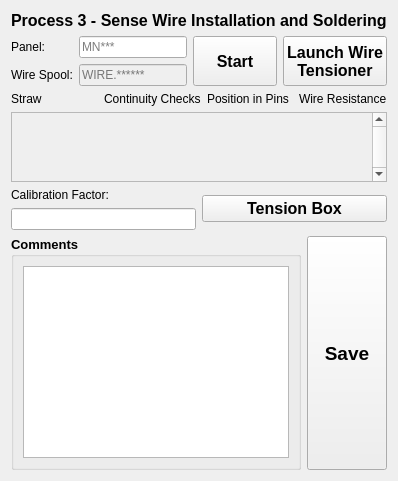
              <widget class="QWidget" name="p3Wire">
               <layout class="QGridLayout" name="gridLayout_32">
                <item row="0" column="0" colspan="2">
                 <widget class="QLabel" name="label_6">
                  <property name="font">
                   <font>
                    <pointsize>12</pointsize>
                    <weight>75</weight>
                    <bold>true</bold>
                   </font>
                  </property>
                  <property name="text">
                   <string>Process 3 - Sense Wire Installation and Soldering</string>
                  </property>
                 </widget>
                </item>
                <item row="1" column="0" colspan="2">
                 <layout class="QHBoxLayout" name="horizontalLayout_16">
                  <item>
                   <layout class="QFormLayout" name="formLayout">
                    <item row="0" column="0">
                     <widget class="QLabel" name="label_5">
                      <property name="text">
                       <string>Panel:</string>
                      </property>
                     </widget>
                    </item>
                    <item row="0" column="1">
                     <widget class="QLineEdit" name="panelInput3">
                      <property name="sizePolicy">
                       <sizepolicy hsizetype="Preferred" vsizetype="Preferred">
                        <horstretch>0</horstretch>
                        <verstretch>0</verstretch>
                       </sizepolicy>
                      </property>
                      <property name="text">
                       <string/>
                      </property>
                      <property name="maxLength">
                       <number>5</number>
                      </property>
                      <property name="placeholderText">
                       <string>MN***</string>
                      </property>
                     </widget>
                    </item>
                    <item row="1" column="0">
                     <widget class="QLabel" name="label_12">
                      <property name="text">
                       <string>Wire Spool:</string>
                      </property>
                     </widget>
                    </item>
                    <item row="1" column="1">
                     <widget class="QLineEdit" name="wireInput">
                      <property name="enabled">
                       <bool>false</bool>
                      </property>
                      <property name="sizePolicy">
                       <sizepolicy hsizetype="Preferred" vsizetype="Preferred">
                        <horstretch>0</horstretch>
                        <verstretch>0</verstretch>
                       </sizepolicy>
                      </property>
                      <property name="text">
                       <string/>
                      </property>
                      <property name="maxLength">
                       <number>11</number>
                      </property>
                      <property name="placeholderText">
                       <string>WIRE.******</string>
                      </property>
                     </widget>
                    </item>
                   </layout>
                  </item>
                  <item>
                   <widget class="QPushButton" name="startbutton3">
                    <property name="sizePolicy">
                     <sizepolicy hsizetype="Preferred" vsizetype="Preferred">
                      <horstretch>0</horstretch>
                      <verstretch>0</verstretch>
                     </sizepolicy>
                    </property>
                    <property name="font">
                     <font>
                      <pointsize>12</pointsize>
                      <weight>75</weight>
                      <bold>true</bold>
                     </font>
                    </property>
                    <property name="text">
                     <string>Start</string>
                    </property>
                   </widget>
                  </item>
                  <item>
                   <widget class="QPushButton" name="launch_wire_tensioner">
                    <property name="sizePolicy">
                     <sizepolicy hsizetype="Preferred" vsizetype="Preferred">
                      <horstretch>0</horstretch>
                      <verstretch>0</verstretch>
                     </sizepolicy>
                    </property>
                    <property name="font">
                     <font>
                      <pointsize>12</pointsize>
                      <weight>75</weight>
                      <bold>true</bold>
                     </font>
                    </property>
                    <property name="text">
                     <string>Launch Wire 
Tensioner</string>
                    </property>
                   </widget>
                  </item>
                 </layout>
                </item>
                <item row="2" column="0" colspan="2">
                 <layout class="QGridLayout" name="gridLayout_30">
                  <item row="0" column="0">
                   <widget class="QLabel" name="label_22">
                    <property name="text">
                     <string>Straw</string>
                    </property>
                   </widget>
                  </item>
                  <item row="0" column="1">
                   <widget class="QLabel" name="label_34">
                    <property name="text">
                     <string>Continuity Checks</string>
                    </property>
                   </widget>
                  </item>
                  <item row="0" column="2">
                   <widget class="QLabel" name="label_32">
                    <property name="text">
                     <string>Position in Pins</string>
                    </property>
                   </widget>
                  </item>
                  <item row="0" column="3">
                   <widget class="QLabel" name="label_35">
                    <property name="text">
                     <string>Wire Resistance</string>
                    </property>
                   </widget>
                  </item>
                  <item row="1" column="0" colspan="4">
                   <widget class="QScrollArea" name="scrollArea">
                    <property name="enabled">
                     <bool>true</bool>
                    </property>
                    <property name="layoutDirection">
                     <enum>Qt::LeftToRight</enum>
                    </property>
                    <property name="lineWidth">
                     <number>1</number>
                    </property>
                    <property name="verticalScrollBarPolicy">
                     <enum>Qt::ScrollBarAlwaysOn</enum>
                    </property>
                    <property name="sizeAdjustPolicy">
                     <enum>QAbstractScrollArea::AdjustToContents</enum>
                    </property>
                    <property name="widgetResizable">
                     <bool>true</bool>
                    </property>
                    <widget class="QWidget" name="scrollAreaWidgetContents">
                     <property name="geometry">
                      <rect>
                       <x>0</x>
                       <y>0</y>
                       <width>81</width>
                       <height>28</height>
                      </rect>
                     </property>
                     <layout class="QGridLayout" name="gridLayout">
                      <property name="horizontalSpacing">
                       <number>3</number>
                      </property>
                     </layout>
                    </widget>
                   </widget>
                  </item>
                 </layout>
                </item>
                <item row="3" column="0">
                 <layout class="QVBoxLayout" name="verticalLayout_9">
                  <item>
                   <widget class="QLabel" name="label_15">
                    <property name="text">
                     <string>Calibration Factor:</string>
                    </property>
                   </widget>
                  </item>
                  <item>
                   <widget class="QLineEdit" name="panelInput3_2">
                    <property name="sizePolicy">
                     <sizepolicy hsizetype="Preferred" vsizetype="Preferred">
                      <horstretch>0</horstretch>
                      <verstretch>0</verstretch>
                     </sizepolicy>
                    </property>
                    <property name="text">
                     <string/>
                    </property>
                    <property name="maxLength">
                     <number>5</number>
                    </property>
                   </widget>
                  </item>
                 </layout>
                </item>
                <item row="3" column="1">
                 <widget class="QPushButton" name="launch_tension_box">
                  <property name="font">
                   <font>
                    <pointsize>12</pointsize>
                    <weight>75</weight>
                    <bold>true</bold>
                   </font>
                  </property>
                  <property name="text">
                   <string>Tension Box</string>
                  </property>
                 </widget>
                </item>
                <item row="4" column="0" colspan="2">
                 <layout class="QHBoxLayout" name="horizontalLayout_19">
                  <item>
                   <widget class="QGroupBox" name="groupBox_8">
                    <property name="font">
                     <font>
                      <pointsize>10</pointsize>
                      <weight>75</weight>
                      <bold>true</bold>
                     </font>
                    </property>
                    <property name="title">
                     <string>Comments</string>
                    </property>
                    <layout class="QGridLayout" name="gridLayout_31">
                     <item row="0" column="0">
                      <widget class="QPlainTextEdit" name="commentBox3">
                       <property name="font">
                        <font>
                         <pointsize>12</pointsize>
                        </font>
                       </property>
                      </widget>
                     </item>
                    </layout>
                   </widget>
                  </item>
                  <item>
                   <widget class="QPushButton" name="saveButton3">
                    <property name="sizePolicy">
                     <sizepolicy hsizetype="Preferred" vsizetype="Preferred">
                      <horstretch>0</horstretch>
                      <verstretch>0</verstretch>
                     </sizepolicy>
                    </property>
                    <property name="font">
                     <font>
                      <pointsize>14</pointsize>
                      <weight>75</weight>
                      <bold>true</bold>
                     </font>
                    </property>
                    <property name="text">
                     <string>Save</string>
                    </property>
                    <attribute name="buttonGroup">
                     <string notr="true">saveButtons</string>
                    </attribute>
                   </widget>
                  </item>
                 </layout>
                </item>
               </layout>
              </widget>
